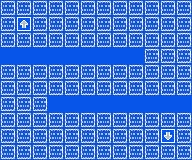

This game map was drawn from its Tiled (.tmx) file and the tilesets committed beside it. A one-line description and the full map source follow:
An orthogonal 12x10 tile map with 16x16 px tiles, 1 tile layer (Tile Layer 1) and 6 objects.

<map version="1.5" tiledversion="1.7.2" orientation="orthogonal" renderorder="right-down" width="12" height="10" tilewidth="16" tileheight="16" infinite="0" nextlayerid="3" nextobjectid="7">
 <tileset firstgid="1" source="metatiles.tsx" />
 <layer id="1" name="Tile Layer 1" width="12" height="10">
  <data encoding="csv">
2,2,2,2,2,2,2,2,2,2,2,2,
2,4,2,2,2,2,2,2,2,2,2,2,
2,2,2,2,2,2,2,2,2,2,2,2,
1,1,1,1,1,1,1,1,1,2,2,2,
2,2,2,2,2,2,2,2,2,2,2,2,
2,2,2,2,2,2,2,2,2,2,2,2,
2,2,2,1,1,1,1,1,1,1,1,1,
2,2,2,2,2,2,2,2,2,2,2,2,
2,2,2,2,2,2,2,2,2,2,3,2,
2,2,2,2,2,2,2,2,2,2,2,2
</data>
 </layer>
 <objectgroup id="2" name="Rooms">
  <object id="1" x="99.8603" y="2.04937" width="87.9367" height="43.5957" />
  <object id="2" x="2.9809" y="114.206" width="90.7313" height="42.8505" />
  <object id="3" x="1.86306" y="66.3251" width="43.0368" height="42.6642" />
  <object id="4" x="146.251" y="50.1164" width="42.8505" height="42.8505" />
  <object id="5" x="50.3027" y="66.3251" width="42.6642" height="26.4555" />
  <object id="6" x="98.5561" y="67.2566" width="42.1053" height="25.3377" />
 </objectgroup>
</map>
